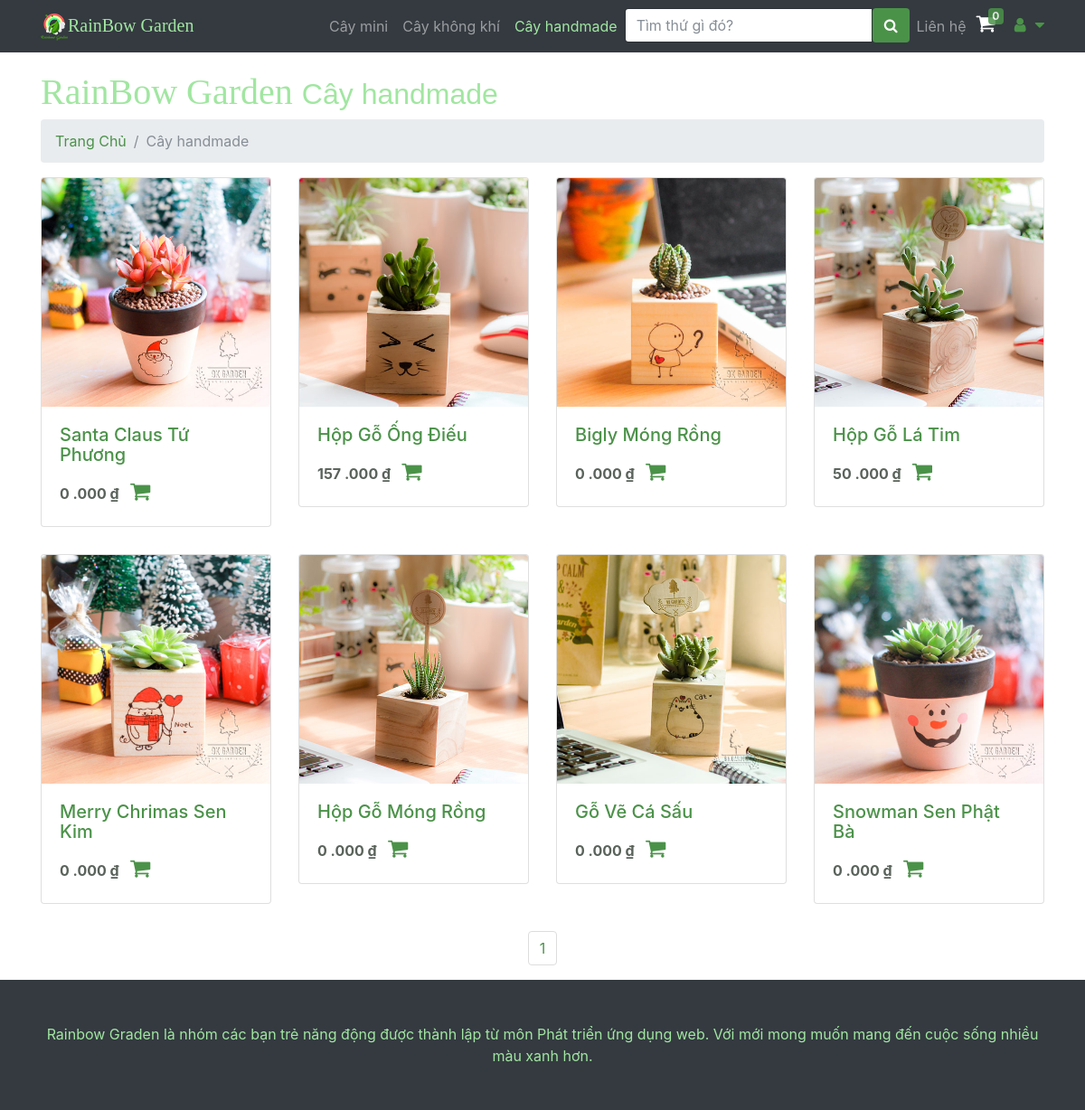
The page /cayhandmade.php on the database its author committed.
### tables this page shows
CREATE TABLE `product` (
  `id` int(11) NOT NULL,
  `name` varchar(200) DEFAULT NULL,
  `saleoff` int(10) DEFAULT NULL,
  `category` int(11) DEFAULT NULL,
  `imagiUrl` varchar(225) DEFAULT NULL,
  `short_descripsion` text,
  `inStock` int(11) DEFAULT '0',
  `isAvailable` tinyint(1) DEFAULT '1'
);

### php/connectDB.php (called while the page is built, shortened)
<?php
class DataAccessHelper {
	public function executeQuery($sql){
		$result = $GLOBALS['conn']->query($sql);
		return $result;
	}
}
?>

### php/products-list.php (the view, shortened to what this page needs)
<?php
$trang = 1;
$start = ($trang - 1) * $size;
if($danhmuccon ==0)
{
   if(isset($_GET['tukhoa'])){
    $query =$db->executeQuery ("select * from product where (name like '{$_GET['tukhoa']}' or price = {$_GET['tukhoa']} ) limit {$start}, {$size}");
  }
  else
  {
    $query=$db->executeQuery("call sp_lietkeSanPhamNoiBat()");
  }
}
else
{
  if(isset($_GET['tukhoa'])){
    $query =$db->executeQuery ("select * from product where (name like '{$_GET['tukhoa']}' or price = {$_GET['tukhoa']} and category= {$danhmuccon}) limit {$start}, {$size}");
  }
  else
  {
   $query =$db->executeQuery("call sp_lietkeSanPhamTheoLoai('{$danhmuccon}','{$start}','{$size}')");
 }
}
while($row=mysqli_fetch_assoc($query)){
  $id= $row["id"];
  $name=$row["name"] ;
  $price=(int)$row["price"];
  $imagi=$row["imagiUrl"] ;
  ?>
  <div class="col-md-4 col-sm-6 col-lg-3 portfolio-item">
    <div class="card h-348 cart_items">
      <div class="dropdown">
        <a href="sanpham.html" class="product-image"><img class="card-img-top" src="<?php echo $imagi  ?>" alt="" ></a>
      </div>
      <div class="card-body" style="
      ">
      <h4 class="card-title Namet" >
       <?php echo $name ?>
     </h4>
     <span style="width: 100%">
      <strong class="Giat" name="price"> <?php  echo $price ?> .000&nbsp;₫</strong>
      <span class=" productCart">
        <i class="fa fa-shopping-cart shopping_bg add-to-cart my-cart-btn" id="MyCartbn" aria-hidden="true"  data-id="<?php echo $id ?>" data-name="<?php echo $name ?>" data-summary="<?php echo $name?>" data-price="<?php echo $price  ?>" data-quantity="1" data-image="<?php echo $imagi ?>"></i>
      </span>
    </span>
  </div>
</div>
</div>
<?php
}
?>

### cayhandmade.php (shortened to what this page needs)
<?php
include "php/connectDB.php";
$db=new DataAccessHelper;
$db->connect();
?>
<!DOCTYPE html>
<html lang="en">
<head>
  <link href="vendor/bootstrap/css/bootstrap.min.css" rel="stylesheet">
  <link href="css/modern-business.css" rel="stylesheet">
  <link href="css/custom.css" rel="stylesheet">
  <link href="css/styles.css" rel="stylesheet">
  <link rel="stylesheet" href="https://cdnjs.cloudflare.com/ajax/libs/font-awesome/4.7.0/css/font-awesome.min.css">
</head>
<body>
  <nav class="navbar fixed-top navbar-expand-lg navbar-dark bg-dark fixed-top">
    <div class="container">
      <a class="navbar-brand GreenBrand" href="index.php"><img src="img/logobn.png">RainBow Garden</a>
      <div class="collapse navbar-collapse" id="navbarResponsive">
        <ul class="navbar-nav ml-auto">
          <li class="nav-item">
           <a class="nav-link" href="caymini.php">Cây mini</a>
         </li>
         <li class="nav-item">
          <a class="nav-link" href="caykhongkhi.php" >Cây không khí</a>
        </li>
        <li class="nav-item">
          <a class="nav-link" href="cayhandmade.php" style="color: #a1e6a1 !important">Cây handmade</a>
        </li>
        <li>
          <form class="input-with-submit header-search" method="GET" >
            <div class="input-group">
              <input type="text" class="form-control" placeholder="Tìm thứ gì đó?" name="tukhoa">
              <span class="input-group-button">
                <button class="btn btn-default" style="background-color: #4b9249" type="submit">
                  <i class="fa fa-search"></i>
                </button>
              </span>
            </div>
          </form>
        </li>
        <li class="nav-item dropdown">
          <a class="nav-link" href="lienhe.php">
            Liên hệ
          </a>
        </li>
        <li style="width: 40px !important; height: 40px; padding-left: 3px;">
          <span class="my-cart-icon" ">
            <span class="navRbcart">
            </span>
            <span class="badge badge-notify my-cart-badge"></span>
          </span>
        </li>
        <li class="dropdown navRbaccount">
          <a class=" fn-bran-light" data-toggle="dropdown" href="#">
            <i class="fa fa-user fa-fw"></i> <i class="fa fa-caret-down"></i>
          </a>
        </li>
      </ul>
    </div>
  </div>
</nav>
<div class="container">
  <br>
  <h1 class="GreenBrand">RainBow Garden
    <small style="font-family: Arial">Cây handmade</small>
  </h1>
  <ol class="breadcrumb">
    <li class="breadcrumb-item">
      <a href="index.php">Trang Chủ</a>
    </li>
    <li class="breadcrumb-item active">Cây handmade</li>
  </ol>
<div class="row">
  <?php
  $size = 8;
  $danhmuccon = 3;
  $tongsotrang=0;
  if (isset($_GET['tukhoa'])) {
    $result = $db->executeQuery("select count(*) countid from product where (name like '%{$_GET['tukhoa']}%' or price = {$_GET['tukhoa']} and category=$danhmuccon)" );
  }
  else
    $result=$db->executeQuery("SELECT count(id) countid from product where category=$danhmuccon");
  if($result)
  {
    $row=mysqli_fetch_assoc($result);
    $numpd= $row["countid"];
    $tongsotrang=$numpd / 8;
    if($numpd%8 ==0)
      $themsotrang=0;
    else
      $themsotrang=1;
    include("php/products-list.php"); }?>
  </div>
  <div>
   <ul class="pagination justify-content-center" >
    <?php
    for($i=1;$i<=$tongsotrang+$themsotrang;$i++)
    {
      echo "<li class=\"page-item\" >
      <a class=\"pageprlink page-link\"  href=\"?trang={$i}\"
      style=\" color: #4b9249\">{$i}</a>
      </li> ";
    }
    ?>
  </ul>
</div>
</div>
<footer class="py-5 bg-dark">
  <div class="container">
    <p class="m-0 text-center text-white" style="color: #a1e6a1 !important">Rainbow Graden là nhóm các bạn trẻ năng động được thành lập từ môn Phát triển ứng dụng web. Với mới mong muốn mang đến cuộc sống nhiều màu xanh hơn. </p>
  </div>
</footer>
</body>
</html>

### css/modern-business.css (style rules this page uses)
body { padding-top: 54px; }
@media (min-width: 992px) { body { padding-top: 56px; } }
.portfolio-item { margin-bottom: 30px; }

### css/custom.css (style rules this page uses)
.GreenBrand { color: #a1e6a1 !important; font-family: 'Pacifico', cursive; }
.dropdown { position: relative; display: inline-block; }
.Namet { font-size: 20px; font-style: bold; color: #4b9249; }
.Giat { color:#5a635b; }
.shopping_bg { width:30px; height:23px; cursor: pointer; }
.navRbcart { font-size: 23px !important; color: white; position: relative; }
.badge-notify { background:#4b9249; opacity: 0.85; position:relative; top: -40px; left: 13px; }
.productCart { text-align: right; font-size:24px !important; color: #4b9249; }
.navRbaccount { padding-top: 5px; font-size: 18px; }

### css/styles.css (style rules this page uses)
.btn-primary, .btn-primary:active, .btn-primary:focus, .btn-primary:active:focus, .btn-primary:hover, .wpcf7-submit, span.wpcf7-list-item, button, .navbar-toggle, input[type='button'], input[type='reset'], input[type='submit'], .jumbotron .carousel-indicators li.active, .post-item .vertical-center span, .post-item .label-wrap .label, .testimonials .testimonial-control, .testimonials .testimonial-control:first-of-type::before, .testimonials .testimonial-control:last-of-type::before, .cta-button, .brochure-box, .project-navigation a, .pagination a.current, .pagination span.current, .sidebar .widget.widget_nav_menu .menu li:hover, .sidebar .widget.widget_nav_menu .menu li.current-menu-item a, .sidebar .widget.widget_nav_menu .menu li a:hover, .panel-group .panel .panel-heading .accordion-toggle[aria-expanded="true"] { background-color: #a2c046; color: #ffffff; }
.fa { display: inline-block; font: normal normal normal 14px/1 FontAwesome; font-size: inherit; text-rendering: auto; -webkit-font-smoothing: antialiased; -moz-osx-font-smoothing: grayscale; }

### cayhandmade.php (style rules this page uses)
a { color: #4b9249 ; }

### rows shown on the page
product: imagiUrl (picture), name "Santa Claus Tứ Phương", price "0"
product: imagiUrl (picture), name "Hộp Gỗ Ống Điếu", price "157"
product: imagiUrl (picture), name "Bigly Móng Rồng", price "0"
product: imagiUrl (picture), name "Hộp Gỗ Lá Tim", price "50"
product: imagiUrl (picture), name "Merry Chrimas Sen Kim", price "0"
product: imagiUrl (picture), name "Hộp Gỗ Móng Rồng", price "0"
product: imagiUrl (picture), name "Gỗ Vẽ Cá Sấu", price "0"
product: imagiUrl (picture), name "Snowman Sen Phật Bà", price "0"
